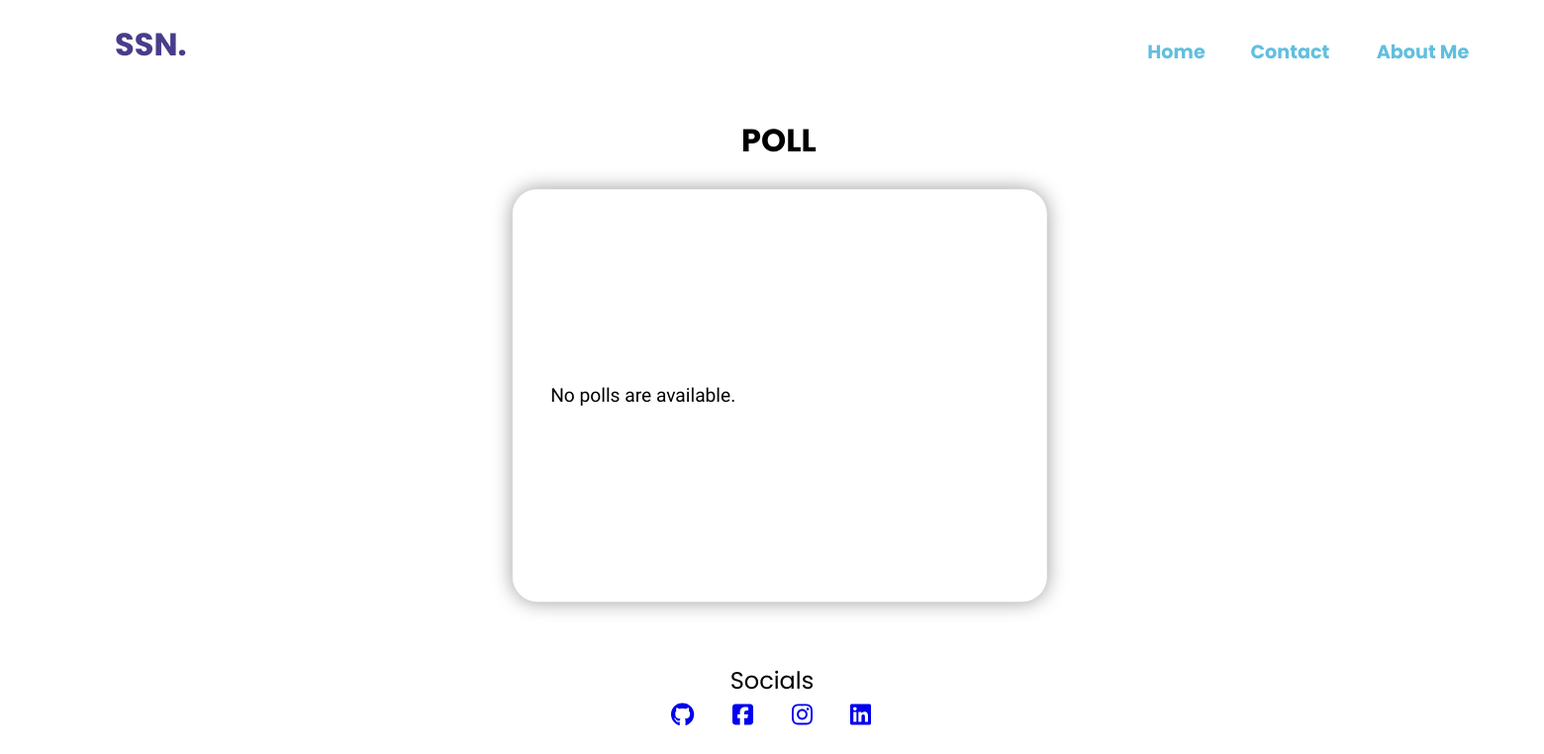
/polls/, run on an earlier commit of the app's database.
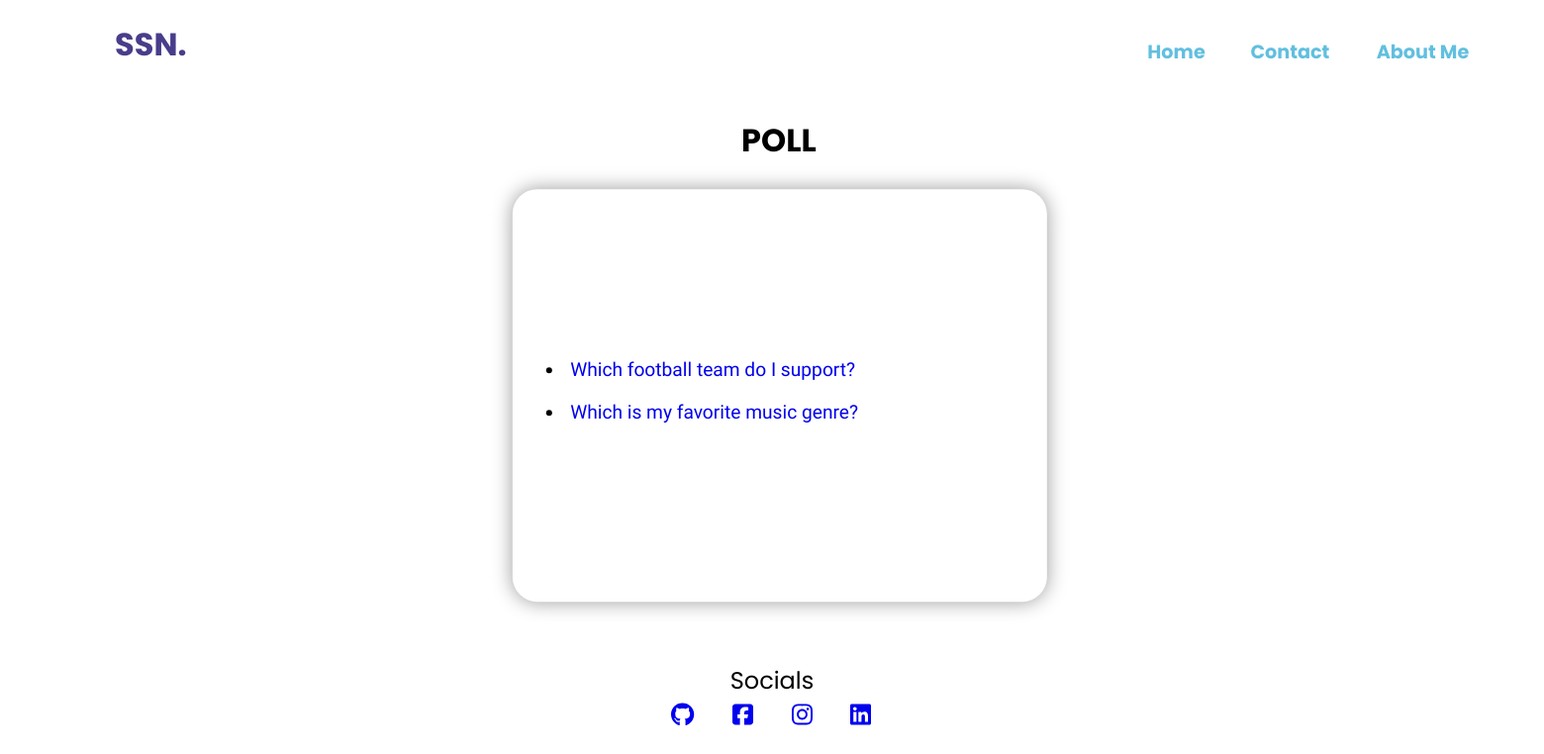
And on a later commit of the database.
### poll/models.py (models this page shows, shortened)
class Question(models.Model):
    question_text = models.CharField(max_length=200)
    pub_date = models.DateTimeField('date published')

### poll/views.py (the view)
# urls.py: path('', views.index, name='index'),
def index(request):
    latest_question_list = Question.objects.order_by('-pub_date')[:5]
    context = {'latest_question_list': latest_question_list,}
    return render(request, 'poll.html', context)

### poll/templates/poll.html (shortened to what this page needs)
{% extends "main_p.html"%}
    {% block dependencies%}
        {% load static %}
        <link rel="stylesheet" type="text/css" href="{% static 'polls.css' %}">
    {% endblock dependencies %}
    {% block content%}
        <div class='poll'>
            <h1 class="ptit">POLL</h1>
            <div class='poll-container'>
                <div class='poll-card'>
                    {% if latest_question_list %}
                        <ul>
                        {% for question in latest_question_list %}
                            <li><a href="{% url 'polls:detail' question.id %}">{{ question.question_text }}</a></li>
                        {% endfor %}
                        </ul>
                    {% else %}
                        <p>No polls are available.</p>
                    {% endif %}
                    </div>
            </div>
        </div>
    {% endblock content%}

What changed in the data, as far as the page shows it:
added Question: question_text "Which football team do I support?"
added Question: question_text "Which is my favorite music genre?"
Also different on the page:
text no longer shown: "No polls are available."
